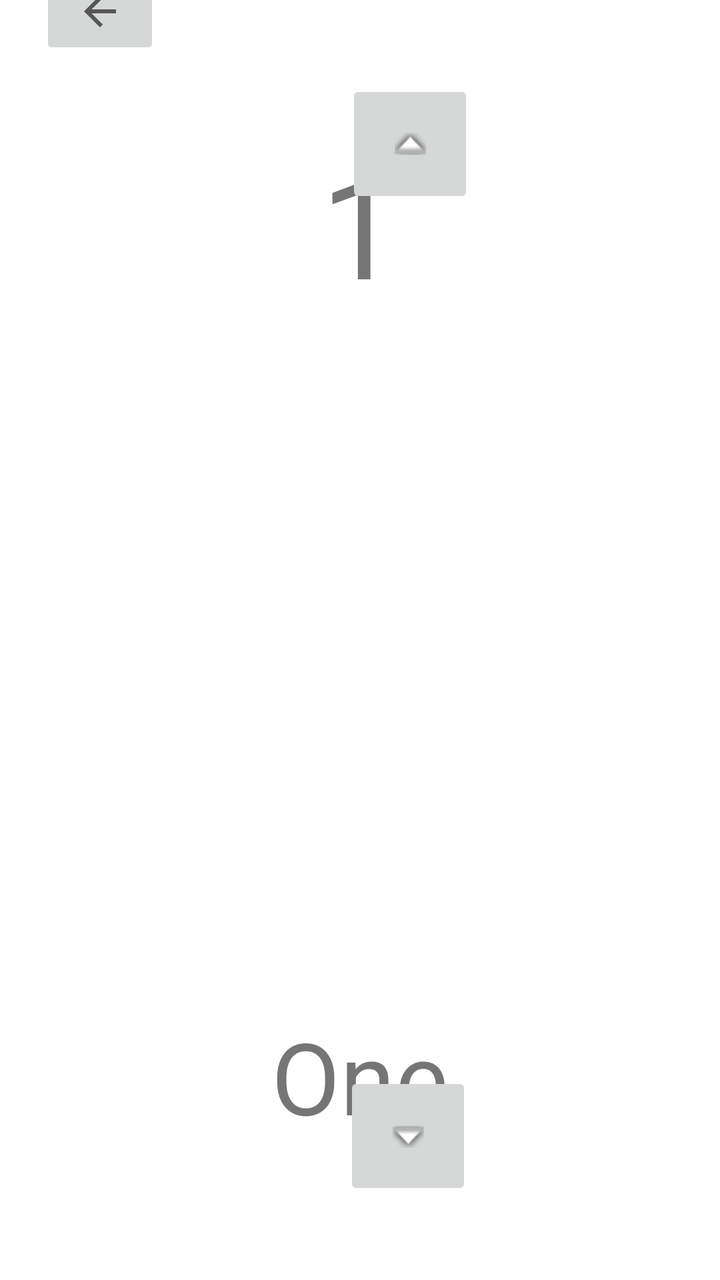
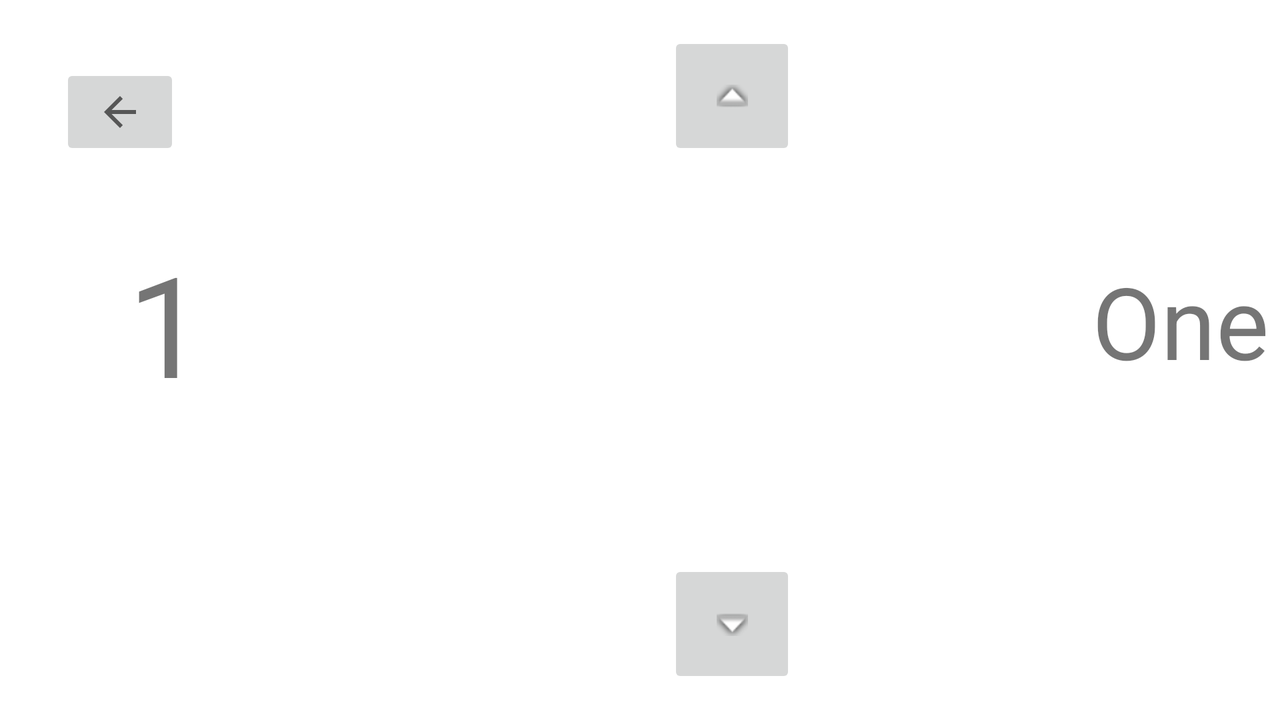

An Android layout and its configuration variant, each rendered on a device that would load it. The default file and the variant file are quoted in full after the pictures.
<!-- AndroidManifest.xml: application theme Theme.Alphabets4Kids -->
<!-- res/layout/activity_learn.xml -->
<?xml version="1.0" encoding="utf-8"?>
<androidx.constraintlayout.widget.ConstraintLayout xmlns:android="http://schemas.android.com/apk/res/android"
    xmlns:app="http://schemas.android.com/apk/res-auto"
    xmlns:tools="http://schemas.android.com/tools"
    android:layout_width="match_parent"
    android:layout_height="match_parent"
    tools:context=".LearnActivity">

    <TextView
        android:id="@+id/num"
        android:layout_width="252dp"
        android:layout_height="69dp"
        android:layout_marginBottom="127dp"
        android:gravity="center"
        android:text="@string/Num1"
        android:textSize="50sp"
        app:layout_constraintBottom_toBottomOf="parent"
        app:layout_constraintEnd_toEndOf="parent"
        app:layout_constraintStart_toStartOf="parent"
        app:layout_constraintTop_toBottomOf="@+id/image" />

    <TextView
        android:id="@+id/digit"
        android:layout_width="107dp"
        android:layout_height="80dp"
        android:layout_marginBottom="12dp"
        android:gravity="center"
        android:text="@string/Digit1"
        android:textSize="70sp"
        app:layout_constraintBottom_toTopOf="@+id/image"
        app:layout_constraintEnd_toEndOf="parent"
        app:layout_constraintStart_toStartOf="parent"
        app:layout_constraintTop_toBottomOf="@+id/back" />

    <ImageButton
        android:id="@+id/nextBtn"
        android:layout_width="64sp"
        android:layout_height="64sp"
        android:layout_marginStart="172dp"
        android:layout_marginBottom="40dp"
        android:contentDescription="@string/Next"
        app:layout_constraintBottom_toBottomOf="parent"
        app:layout_constraintStart_toStartOf="parent"
        app:srcCompat="@android:drawable/arrow_down_float" />

    <ImageButton
        android:id="@+id/prevBtn"
        android:layout_width="64sp"
        android:layout_height="64sp"
        android:layout_marginStart="173dp"
        android:layout_marginTop="40dp"
        android:contentDescription="@string/Prev"
        app:layout_constraintStart_toStartOf="parent"
        app:layout_constraintTop_toTopOf="parent"
        app:srcCompat="@android:drawable/arrow_up_float" />

    <ImageView
        android:id="@+id/image"
        android:layout_width="403dp"
        android:layout_height="325dp"
        android:layout_marginBottom="21dp"
        app:layout_constraintBottom_toTopOf="@+id/num"
        app:layout_constraintEnd_toEndOf="parent"
        app:layout_constraintHorizontal_bias="0.444"
        app:layout_constraintStart_toStartOf="parent"
        app:layout_constraintTop_toBottomOf="@+id/digit"
        app:srcCompat="@drawable/one" />

    <ImageButton
        android:id="@+id/back"
        android:layout_width="60dp"
        android:layout_height="48dp"
        android:layout_marginStart="20dp"
        android:layout_marginTop="41dp"
        android:layout_marginBottom="36dp"
        android:contentDescription="@string/Back"
        android:onClick="back"
        app:layout_constraintBottom_toTopOf="@+id/digit"
        app:layout_constraintStart_toStartOf="parent"
        app:layout_constraintTop_toTopOf="parent"
        app:srcCompat="?attr/homeAsUpIndicator" />

</androidx.constraintlayout.widget.ConstraintLayout>
<!-- resources referenced by this layout -->
<resources>
  <string name="Back">Back Button</string>
  <string name="Digit1">1</string>
  <string name="Next">Next Button</string>
  <string name="Num1">One</string>
  <string name="Prev">Previous Button</string>
  <style name="Theme.Alphabets4Kids" parent="Theme.MaterialComponents.DayNight.DarkActionBar">
          
          <item name="colorPrimary">@color/purple_500</item>
          <item name="colorPrimaryVariant">@color/purple_700</item>
          <item name="colorOnPrimary">@color/white</item>
          
          <item name="colorSecondary">@color/teal_200</item>
          <item name="colorSecondaryVariant">@color/teal_700</item>
          <item name="colorOnSecondary">@color/black</item>
          
          <item name="android:statusBarColor" tools:targetApi="l">?attr/colorPrimaryVariant</item>
          
      </style>
  <color name="purple_500">#FF6200EE</color>
  <color name="purple_700">#FF3700B3</color>
  <color name="white">#FFFFFFFF</color>
  <color name="teal_200">#FF03DAC5</color>
  <color name="teal_700">#FF018786</color>
  <color name="black">#FF000000</color>
</resources>
<!-- res/layout-land/activity_learn.xml (the repository's variant of the layout above) -->
<!-- drawn on the phone turned sideways -->
<?xml version="1.0" encoding="utf-8"?>
<androidx.constraintlayout.widget.ConstraintLayout xmlns:android="http://schemas.android.com/apk/res/android"
    xmlns:app="http://schemas.android.com/apk/res-auto"
    xmlns:tools="http://schemas.android.com/tools"
    android:layout_width="match_parent"
    android:layout_height="match_parent"
    tools:context=".LearnActivity">

    <TextView
        android:id="@+id/num"
        android:layout_width="141dp"
        android:layout_height="54dp"
        android:layout_marginStart="11dp"
        android:layout_marginEnd="30dp"
        android:layout_marginBottom="179dp"
        android:gravity="center"
        android:text="@string/Num1"
        android:textSize="50sp"
        app:layout_constraintBottom_toBottomOf="parent"
        app:layout_constraintEnd_toEndOf="parent"
        app:layout_constraintStart_toEndOf="@+id/image" />

    <TextView
        android:id="@+id/digit"
        android:layout_width="107dp"
        android:layout_height="80dp"
        android:layout_marginStart="30dp"
        android:layout_marginBottom="165dp"
        android:gravity="center"
        android:text="@string/Digit1"
        android:textSize="70sp"
        app:layout_constraintBottom_toBottomOf="parent"
        app:layout_constraintStart_toStartOf="parent" />

    <ImageButton
        android:id="@+id/nextBtn"
        android:layout_width="64sp"
        android:layout_height="64sp"
        android:layout_marginStart="334dp"
        android:layout_marginBottom="16dp"
        android:contentDescription="@string/Next"
        app:layout_constraintBottom_toBottomOf="parent"
        app:layout_constraintStart_toStartOf="parent"
        app:srcCompat="@android:drawable/arrow_down_float" />

    <ImageButton
        android:id="@+id/prevBtn"
        android:layout_width="64sp"
        android:layout_height="64sp"
        android:layout_marginStart="244dp"
        android:layout_marginTop="16dp"
        android:contentDescription="@string/Prev"
        app:layout_constraintStart_toEndOf="@+id/back"
        app:layout_constraintTop_toTopOf="parent"
        app:srcCompat="@android:drawable/arrow_up_float" />

    <ImageView
        android:id="@+id/image"
        android:layout_width="400dp"
        android:layout_height="230dp"
        android:layout_marginStart="12dp"
        android:layout_marginEnd="11dp"
        app:layout_constraintBottom_toTopOf="@+id/nextBtn"
        app:layout_constraintEnd_toStartOf="@+id/num"
        app:layout_constraintStart_toEndOf="@+id/digit"
        app:layout_constraintTop_toBottomOf="@+id/prevBtn"
        app:srcCompat="@drawable/one" />

    <ImageButton
        android:id="@+id/back"
        android:layout_width="60dp"
        android:layout_height="48dp"
        android:layout_marginStart="30dp"
        android:layout_marginTop="32dp"
        android:contentDescription="@string/Back"
        android:onClick="back"
        app:layout_constraintStart_toStartOf="parent"
        app:layout_constraintTop_toTopOf="parent"
        app:srcCompat="?attr/homeAsUpIndicator" />

</androidx.constraintlayout.widget.ConstraintLayout>
